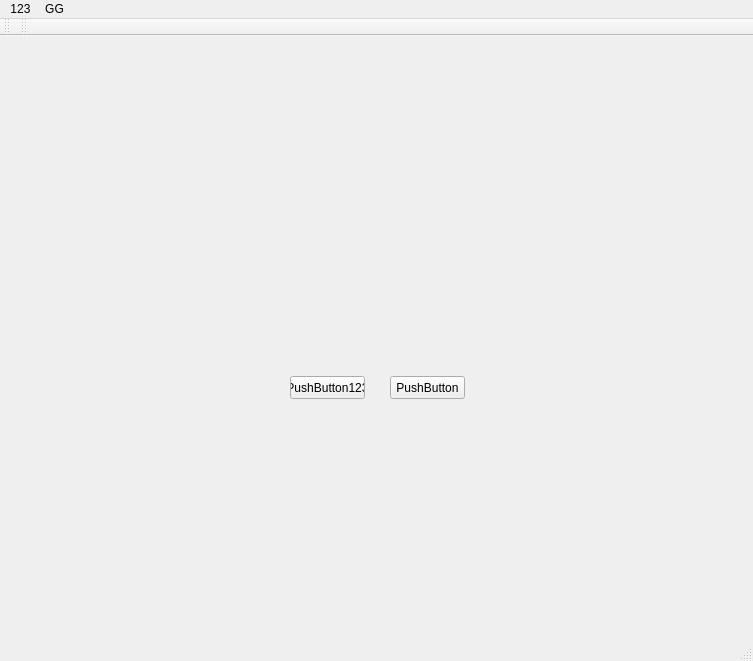
<?xml version="1.0" encoding="UTF-8"?>
<ui version="4.0">
 <class>MainWindow</class>
 <widget class="QMainWindow" name="MainWindow">
  <property name="geometry">
   <rect>
    <x>0</x>
    <y>0</y>
    <width>753</width>
    <height>661</height>
   </rect>
  </property>
  <property name="windowTitle">
   <string>MainWindow</string>
  </property>
  <property name="123" stdset="0">
   <bool>false</bool>
  </property>
  <widget class="QWidget" name="centralwidget">
   <widget class="QPushButton" name="pushButton">
    <property name="geometry">
     <rect>
      <x>290</x>
      <y>340</y>
      <width>75</width>
      <height>23</height>
     </rect>
    </property>
    <property name="text">
     <string>PushButton123</string>
    </property>
   </widget>
   <widget class="QPushButton" name="pushButton_2">
    <property name="geometry">
     <rect>
      <x>390</x>
      <y>340</y>
      <width>75</width>
      <height>23</height>
     </rect>
    </property>
    <property name="text">
     <string>PushButton</string>
    </property>
   </widget>
   <zorder>pushButton_2</zorder>
   <zorder>pushButton</zorder>
  </widget>
  <widget class="QMenuBar" name="menubar">
   <property name="geometry">
    <rect>
     <x>0</x>
     <y>0</y>
     <width>753</width>
     <height>21</height>
    </rect>
   </property>
   <widget class="QMenu" name="menu123">
    <property name="title">
     <string>123</string>
    </property>
   </widget>
   <widget class="QMenu" name="menuGG">
    <property name="title">
     <string>GG</string>
    </property>
   </widget>
   <addaction name="menu123"/>
   <addaction name="menuGG"/>
  </widget>
  <widget class="QStatusBar" name="statusbar"/>
  <widget class="QToolBar" name="toolBar">
   <property name="windowTitle">
    <string>toolBar</string>
   </property>
   <attribute name="toolBarArea">
    <enum>TopToolBarArea</enum>
   </attribute>
   <attribute name="toolBarBreak">
    <bool>false</bool>
   </attribute>
  </widget>
  <widget class="QToolBar" name="toolBar_2">
   <property name="windowTitle">
    <string>toolBar_2</string>
   </property>
   <attribute name="toolBarArea">
    <enum>TopToolBarArea</enum>
   </attribute>
   <attribute name="toolBarBreak">
    <bool>false</bool>
   </attribute>
  </widget>
 </widget>
 <resources/>
 <connections>
  <connection>
   <sender>pushButton</sender>
   <signal>clicked(bool)</signal>
   <receiver>MainWindow</receiver>
   <slot>show()</slot>
   <hints>
    <hint type="sourcelabel">
     <x>247</x>
     <y>452</y>
    </hint>
    <hint type="destinationlabel">
     <x>399</x>
     <y>299</y>
    </hint>
   </hints>
  </connection>
 </connections>
</ui>
